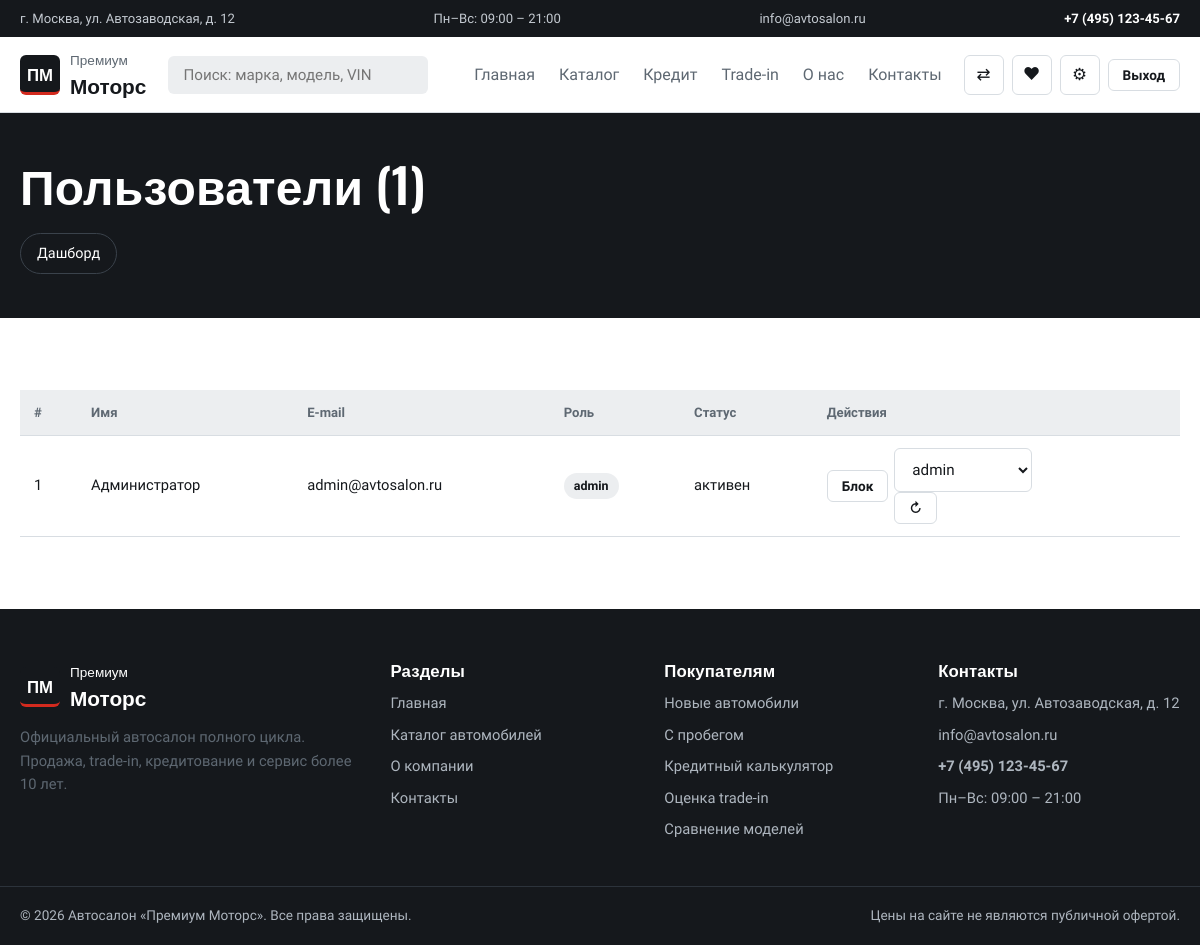
Page /admin/users (signed in) on the committed database.
### tables this page shows
CREATE TABLE users (
    id            INTEGER PRIMARY KEY AUTOINCREMENT,
    name          TEXT NOT NULL,
    email         TEXT NOT NULL UNIQUE,
    phone         TEXT,
    password_hash TEXT NOT NULL,
    role          TEXT NOT NULL DEFAULT 'user',
    created_at    TEXT NOT NULL,
    is_active     INTEGER NOT NULL DEFAULT 1
);

### app.py (the view, shortened to what this page needs)
@app.route("/admin/users", methods=["GET", "POST"])
@admin_required
def admin_users():
    return render_template("admin/users.html", users=db.all_users())

### app.py (called while the page is built, shortened)
def generate_csrf():
    if "csrf" not in session:
        session["csrf"] = secrets.token_urlsafe(32)
    return session["csrf"]

def admin_required(f):
    @wraps(f)
    def wrapper(*args, **kwargs):
        user = db.get_user(session.get("user_id"))
        if not user:
            flash("Требуется вход в аккаунт.", "error")
            return redirect(url_for("login", next=request.full_path))
        if user["role"] != "admin":
            abort(403)
        return f(*args, **kwargs)
    return wrapper

@app.context_processor
def inject_globals():
    user = db.get_user(session["user_id"]) if session.get("user_id") else None
    if session.get("user_id") and not user:
        session.clear()
    favs = set(session.get("favorites", []))
    compare = session.get("compare", [])
    return {
        "current_user": user,
        "is_admin": bool(user and user["role"] == "admin"),
        "fav_ids": favs,
        "fav_count": len(favs),
        "compare_ids": compare,
        "compare_count": len(compare),
        "csrf_token": generate_csrf(),
        "current_year": 2026,
    }

@app.before_request
def csrf_protect():
    g.csrf = session.get("csrf")

### db.py (called while the page is built)
def get_connection():
    conn = sqlite3.connect(DB_PATH)
    conn.row_factory = sqlite3.Row
    conn.execute("PRAGMA foreign_keys=ON")
    return conn

@contextmanager
def db():
    conn = get_connection()
    try:
        yield conn
        conn.commit()
    except Exception:
        conn.rollback()
        raise
    finally:
        conn.close()

def get_user(user_id):
    with db() as conn:
        row = conn.execute("SELECT * FROM users WHERE id=?", (user_id,)).fetchone()
        return dict(row) if row else None

def all_users():
    with db() as conn:
        return [dict(r) for r in conn.execute(
            "SELECT * FROM users ORDER BY created_at DESC")]

### templates/admin/users.html (shortened to what this page needs)
{% extends 'base.html' %}
{% block content %}
<section class="page-head">
  <div class="container">
    <h1>Пользователи ({{ users|length }})</h1>
  </div>
  <div class="container admin-nav"><a class="chip" href="{{ url_for('admin_dashboard') }}">Дашборд</a></div>
</section>
<section class="section">
  <div class="container">
    <table class="table">
      <thead>
        <tr>
          <th>#</th>
          <th>Имя</th>
          <th>E-mail</th>
          <th>Роль</th>
          <th>Статус</th>
          <th>Действия</th>
        </tr>
      </thead>
      <tbody>
        {% for u in users %}
        <tr>
          <td>{{ u['id'] }}</td>
          <td>{{ u['name'] }}</td>
          <td>{{ u['email'] }}</td>
          <td><span class="pill">{{ u['role'] }}</span></td>
          <td>{{ 'активен' if u['is_active'] else 'заблокирован' }}</td>
          <td class="row-actions">
            <form method="post">
              <button class="btn btn--ghost btn--sm">{{ 'Блок' if u['is_active'] else 'Разблок' }}</button>
            </form>
            <form method="post">
              <select name="role">
                <option value="admin" {{ 'selected' if u['role']=='admin' }}>admin</option>
              </select>
              <button class="btn btn--ghost btn--sm">↻</button>
            </form>
          </td>
        </tr>
        {% endfor %}
      </tbody>
    </table>
  </div>
</section>
{% endblock %}

### static/css/style.css (style rules this page uses)
:root { --floor: #eceef0; --paper: #fff; --ink: #15181c; --steel: #5e6872; --line: #d8dde2; --red: #d32a1e; --red-dark: #b01f15; --ok: #1d7a4b; --warn: #b7791f; --r: 6px; --r-lg: 10px; --shadow: 0 18px 40px rgba(21, 24, 28, .12); --display: 'Oswald', 'Arial Narrow', Impact, sans-serif; --body: 'Onest', system-ui, -apple-system, 'Segoe UI', Roboto, sans-serif; }
* { box-sizing: border-box; }
html { scroll-behavior: smooth; }
body { margin: 0; font: 400 16px/1.6 var(--body); color: var(--ink); background: var(--paper); -webkit-font-smoothing: antialiased; }
h1, h2, h3, h4 { font-family: var(--display); font-weight: 600; line-height: 1.12; margin: 0 0 .5em; letter-spacing: .005em; }
h1 { font-size: clamp(2.1rem, 4.4vw, 3.5rem); }
a { color: inherit; text-decoration: none; }
.container { width: min(1240px, 100% - 40px); margin-inline: auto; }
.section { padding: 72px 0; }
.btn { display: inline-flex; align-items: center; justify-content: center; gap: 8px; padding: 12px 24px; border: 1.5px solid transparent; border-radius: var(--r); font: 600 .95rem var(--body); cursor: pointer; transition: background .2s, border-color .2s, color .2s; }
.btn--ghost { border-color: var(--line); background: var(--paper); color: var(--ink); }
.btn--sm { padding: 7px 14px; font-size: .85rem; }
.chip { padding: 8px 16px; border-radius: 999px; border: 1px solid var(--line); background: #fff; font-weight: 500; font-size: .9rem; transition: border-color .2s; }
.page-head { background: var(--ink); color: #fff; padding: 44px 0; }
.page-head h1 { color: #fff; font-size: clamp(2rem, 4vw, 3rem); margin-bottom: 6px; }
.admin-nav { display: flex; flex-wrap: wrap; gap: 8px; margin-top: 22px; }
.admin-nav .chip { background: transparent; color: #fff; border-color: #3a424b; }
input, select, textarea { width: 100%; padding: 11px 13px; border: 1px solid var(--line); border-radius: var(--r); font: 400 .95rem var(--body); background: #fff; color: var(--ink); transition: border-color .2s, box-shadow .2s; }
.table { width: 100%; border-collapse: collapse; background: #fff; }
.table th, .table td, .admin-table th, .admin-table td { padding: 12px 14px; border-bottom: 1px solid var(--line); text-align: left; font-size: .92rem; vertical-align: middle; }
.table th, .admin-table th { background: var(--floor); font-weight: 600; font-size: .82rem; color: var(--steel); }
.row-actions, .row-form { display: flex; gap: 6px; flex-wrap: wrap; align-items: center; }
.row-actions form, .row-form { margin: 0; }
.pill { display: inline-block; padding: 3px 10px; border-radius: 999px; font-size: .78rem; font-weight: 600; background: var(--floor); }

### rows in the picture
users: id "1", name "Администратор", email "admin@avtosalon.ru", role "admin", is_active "активен", is_active "Блок"

### other values in the picture
{{ contacts.address }} "г. Москва, ул. Автозаводская, д. 12"
{{ contacts.work }} "Пн–Вс: 09:00 – 21:00"
{{ contacts.email }} "info@avtosalon.ru"
{{ contacts.phone }} "+7 (495) 123-45-67"
{{ users|length }} "1"
{{ current_year }} "2026"
